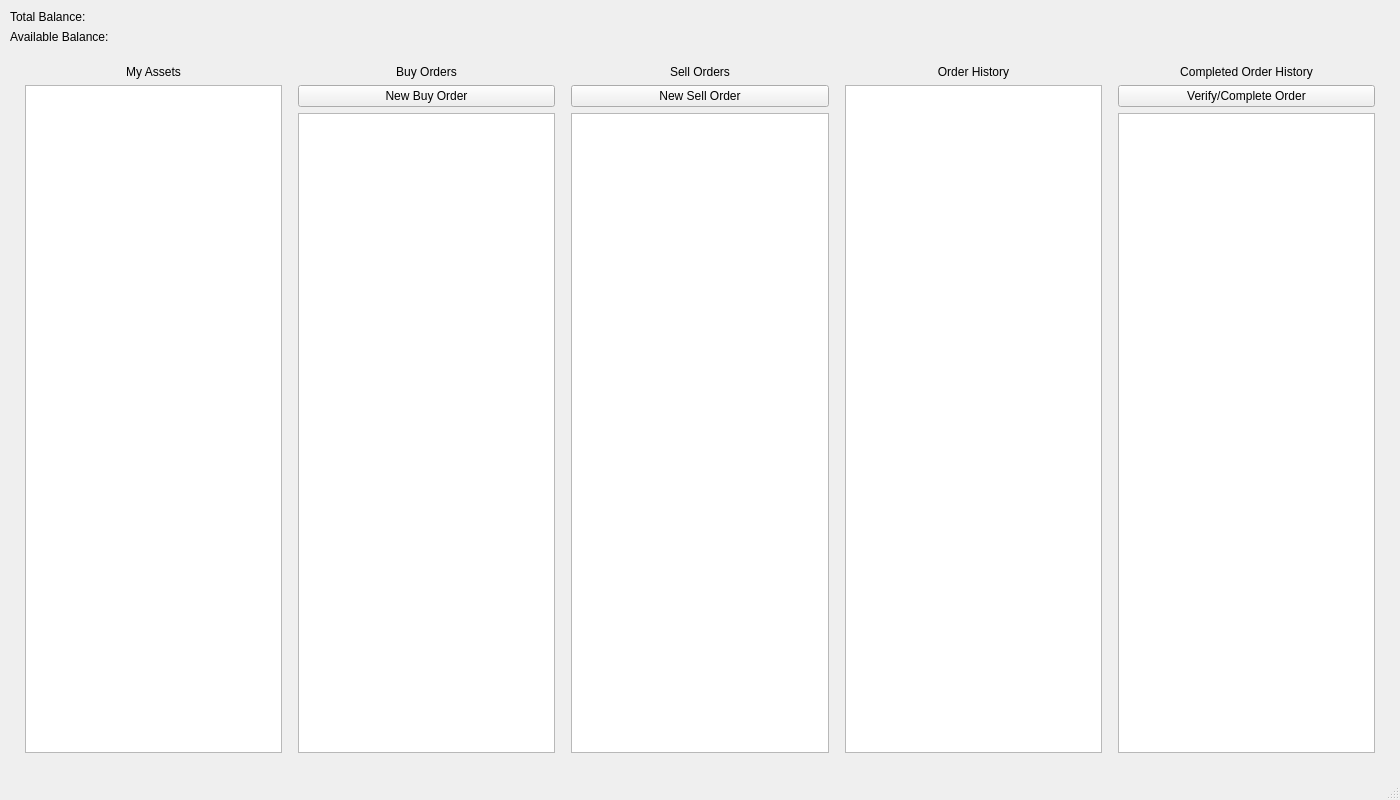
<?xml version="1.0" encoding="UTF-8"?>
<ui version="4.0">
  <class>MainWindow</class>
  <widget class="QMainWindow" name="MainWindow">
    <property name="geometry">
      <rect>
        <x>0</x>
        <y>0</y>
        <width>1400</width>
        <height>800</height>
      </rect>
    </property>
    <property name="windowTitle">
      <string>MainWindow</string>
    </property>
    <widget class="QWidget" name="centralwidget">
      <layout class="QVBoxLayout" name="mainVertical">
        <property name="leftMargin">
          <number>10</number>
        </property>
        <property name="topMargin">
          <number>10</number>
        </property>
        <property name="rightMargin">
          <number>10</number>
        </property>
        <property name="bottomMargin">
          <number>10</number>
        </property>
        <item>
          <widget class="QLabel" name="lblBalanceTotal">
            <property name="text">
              <string>Total Balance:</string>
            </property>
          </widget>
        </item>
        <item>
          <widget class="QLabel" name="lblBalanceAvailable">
            <property name="text">
              <string>Available Balance:</string>
            </property>
          </widget>
        </item>
        <item>
          <layout class="QHBoxLayout" name="orderLayout">
            <property name="leftMargin">
              <number>10</number>
            </property>
            <property name="topMargin">
              <number>10</number>
            </property>
            <property name="rightMargin">
              <number>10</number>
            </property>
            <property name="bottomMargin">
              <number>10</number>
            </property>
            <item>
              <layout class="QVBoxLayout" name="assetLayout">
              <property name="leftMargin">
                <number>5</number>
              </property>
              <property name="topMargin">
                <number>5</number>
              </property>
              <property name="rightMargin">
                <number>5</number>
              </property>
              <property name="bottomMargin">
                <number>5</number>
              </property>
              <item>
                <widget class="QLabel" name="label">
                <property name="text">
                  <string>My Assets</string>
                </property>
                <property name="alignment">
                  <set>Qt::AlignCenter</set>
                </property>
                </widget>
              </item>
              <item>
                <widget class="QListWidget" name="lstMyAssets"/>
              </item>
              </layout>
            </item>
            <item>
              <layout class="QVBoxLayout" name="buyOrderLayout">
              <property name="leftMargin">
                <number>5</number>
              </property>
              <property name="topMargin">
                <number>5</number>
              </property>
              <property name="rightMargin">
                <number>5</number>
              </property>
              <property name="bottomMargin">
                <number>5</number>
              </property>
              <item>
                <widget class="QLabel" name="label">
                <property name="text">
                  <string>Buy Orders</string>
                </property>
                <property name="alignment">
                  <set>Qt::AlignCenter</set>
                </property>
                </widget>
              </item>
                <item>
                  <widget class="QPushButton" name="btnNewBuyOrder">
                    <property name="text">
                      <string>New Buy Order</string>
                    </property>
                  </widget>
                </item>
              <item>
                <widget class="QListWidget" name="lstBuyOrders"/>
              </item>
              </layout>
            </item>
            <item>
              <layout class="QVBoxLayout" name="verticalLayout_2">
                <property name="leftMargin">
                  <number>5</number>
                </property>
                <property name="topMargin">
                  <number>5</number>
                </property>
                <property name="rightMargin">
                  <number>5</number>
                </property>
                <property name="bottomMargin">
                  <number>5</number>
                </property>
                <item>
                  <widget class="QLabel" name="label_2">
                    <property name="text">
                      <string>Sell Orders</string>
                    </property>
                    <property name="alignment">
                      <set>Qt::AlignCenter</set>
                    </property>
                  </widget>
                </item>
                <item>
                  <widget class="QPushButton" name="btnNewSellOrder">
                    <property name="text">
                      <string>New Sell Order</string>
                    </property>
                  </widget>
                </item>
                <item>
                  <widget class="QListWidget" name="lstSellOrders"/>
                </item>
              </layout>
            </item>
            <item>
              <layout class="QVBoxLayout" name="pastOrderLayout">
                <property name="leftMargin">
                  <number>5</number>
                </property>
                <property name="topMargin">
                  <number>5</number>
                </property>
                <property name="rightMargin">
                  <number>5</number>
                </property>
                <property name="bottomMargin">
                  <number>5</number>
                </property>
                <item>
                  <widget class="QLabel" name="label">
                    <property name="text">
                      <string>Order History</string>
                    </property>
                    <property name="alignment">
                      <set>Qt::AlignCenter</set>
                    </property>
                  </widget>
                </item>
                <item>
                  <widget class="QListWidget" name="lstPastOrders"/>
                </item>
              </layout>
            </item>
            <item>
              <layout class="QVBoxLayout" name="completedOrderLayout">
                <property name="leftMargin">
                  <number>5</number>
                </property>
                <property name="topMargin">
                  <number>5</number>
                </property>
                <property name="rightMargin">
                  <number>5</number>
                </property>
                <property name="bottomMargin">
                  <number>5</number>
                </property>
                <item>
                  <widget class="QLabel" name="label">
                    <property name="text">
                      <string>Completed Order History</string>
                    </property>
                    <property name="alignment">
                      <set>Qt::AlignCenter</set>
                    </property>
                  </widget>
                </item>
                <item>
                  <widget class="QPushButton" name="btnCompleteOrder">
                    <property name="text">
                      <string>Verify/Complete Order</string>
                    </property>
                  </widget>
                </item>
                <item>
                  <widget class="QListWidget" name="lstCompletedOrders"/>
                </item>
              </layout>
            </item>
          </layout>
        </item>
      </layout>
    </widget>
    <widget class="QMenuBar" name="menubar">
      <property name="geometry">
      <rect>
      <x>0</x>
      <y>0</y>
      <width>800</width>
      <height>26</height>
      </rect>
      </property>
    </widget>
    <widget class="QStatusBar" name="statusbar"/>
  </widget>
  <resources/>
  <connections/>
</ui>
